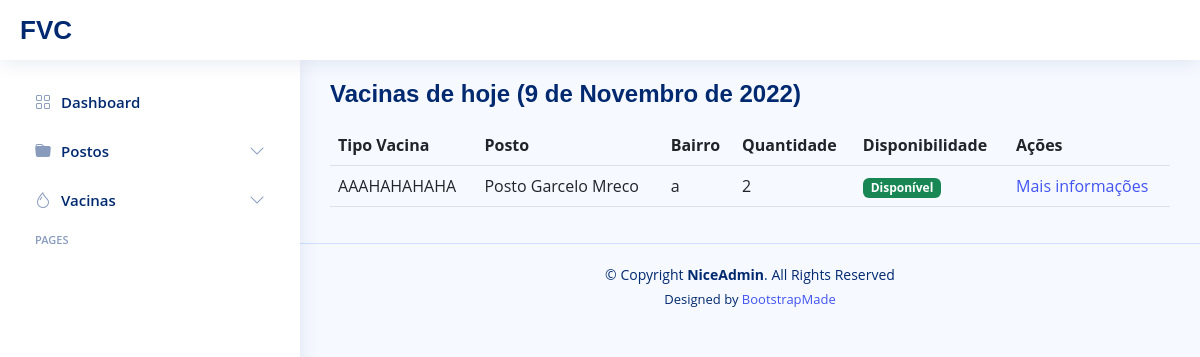
The app's page /, older data.
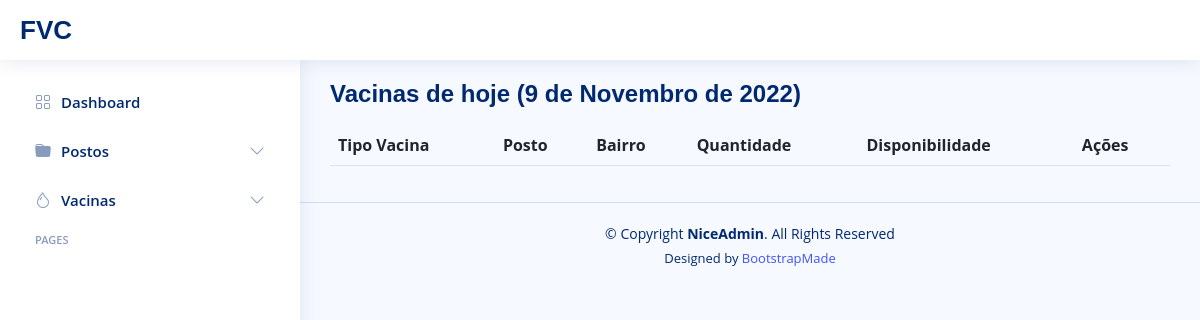
The same page, newer data.
### core/models.py (models this page shows, shortened)
class vacinas(models.Model):
    DISPONIBILIDADE_CHOICES=[
        [1, "Disponível"],
        [0, "Indisponível"]
    ]
    vac_tipo_vacina = models.CharField(max_length = 120)
    vac_lote = models.CharField(max_length = 45)
    vac_fabricante = models.CharField(max_length = 45)
    vac_descricao = models.TextField(max_length = 300)
    vac_quantidade = models.IntegerField()
    vac_disponibilidade = models.BooleanField(choices=DISPONIBILIDADE_CHOICES)
    vac_contraindicacao = models.TextField(max_length = 300)
    vac_reacoes = models.TextField(max_length = 300)
    vac_data_fabricacao = models.DateField()
    vac_data_validade = models.DateField()
    vac_data_recebimento = models.DateField()
    vac_posto = models.ForeignKey("Postos", on_delete=models.CASCADE, related_name='Vacinas')
    vac_dias = models.ManyToManyField("Dias", related_name = "Vacinas")
    class Meta:
        verbose_name_plural = "Vacinas"

class postos(models.Model):
    pos_nome = models.CharField(max_length = 120)
    pos_cep = models.CharField(max_length = 45)
    pos_rua = models.CharField(max_length = 45)
    pos_bairro = models.CharField(max_length = 45)
    pos_numero = models.IntegerField()
    pos_logradouro = models.CharField(max_length = 45)
    pos_telefone = models.CharField(max_length = 45)
    def __str__(self):
        return (self.pos_nome)
    class Meta:
        verbose_name_plural = "Postos"

### core/views.py (the view)
# urls.py: path('', views.vac_day_index),
def vac_day_index(request):
    hoje = timezone.now()
    data = hoje.isoweekday()
    x = date.today()
    vacina = vacinas.objects.filter(vac_disponibilidade = 1, vac_dias = data)
    pacote = {"vacinaChave": vacina, "dia":x}
    return render(request, "vac-day-index.html", pacote)

### core/templates/vac-day-index.html (shortened to what this page needs)
{%extends 'layouts/user-layout.html'%}
{%block page-name%}Vacinas de hoje ({{dia}}){%endblock page-name%}
{%block main-content%}
<table class="table">
  <thead>
    <tr>
      <th scope="col">Tipo Vacina</th>
      <th scope="col">Posto</th>
      <th scope="col">Bairro</th>
      <th scope="col">Quantidade</th>
      <th scope="col">Disponibilidade</th>
      <th scope="col">Ações</th>
    </tr>
  </thead>
  <tbody>
    {%for i in vacinaChave%}
    <tr>
        <td>{{i.vac_tipo_vacina}}</td>
        <td>{{i.vac_posto}}</td>
        <td>{{i.vac_posto.pos_bairro}}</td>
        <td>{{i.vac_quantidade}}</td>
        {%if i.vac_disponibilidade%}
        <td><span class="badge bg-success">Disponível</span></td>
        {% else %}
        <td><span class="badge bg-danger">Indisponível</span></td>
        {% endif %}
        <td>
            <a href="{%url 'show_vacinas' i.id%}">Mais informações</a>
        </td>
    </tr>
    {%endfor%}
  </tbody>
</table>
{%endblock main-content%}

Row changes from the older to the newer data that the page shows:
removed vacinas: vac_tipo_vacina "AAAHAHAHAHA", vac_posto "Posto Garcelo Mreco", vac_posto.pos_bairro "a", vac_quantidade "2", vac_disponibilidade "Disponível"
